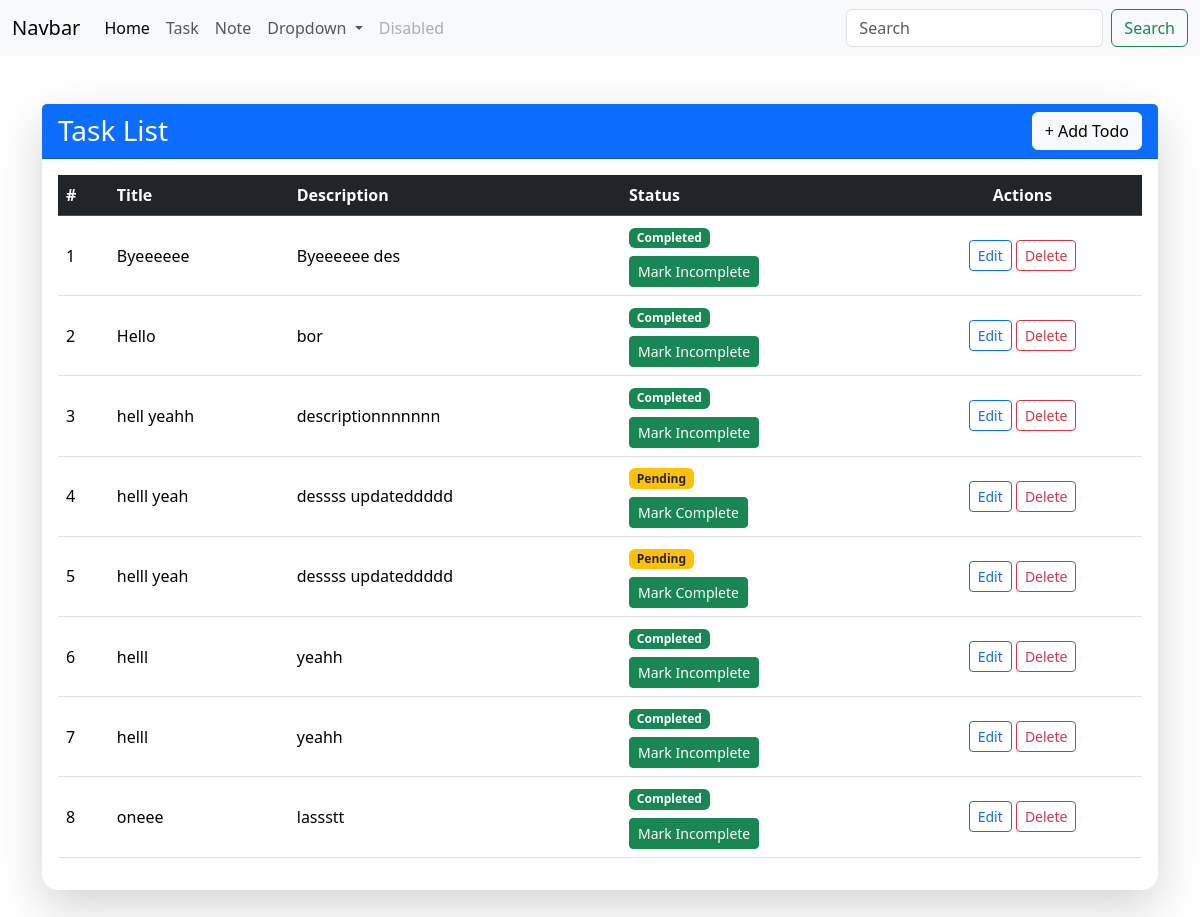
Page /task/ on the earlier database version.
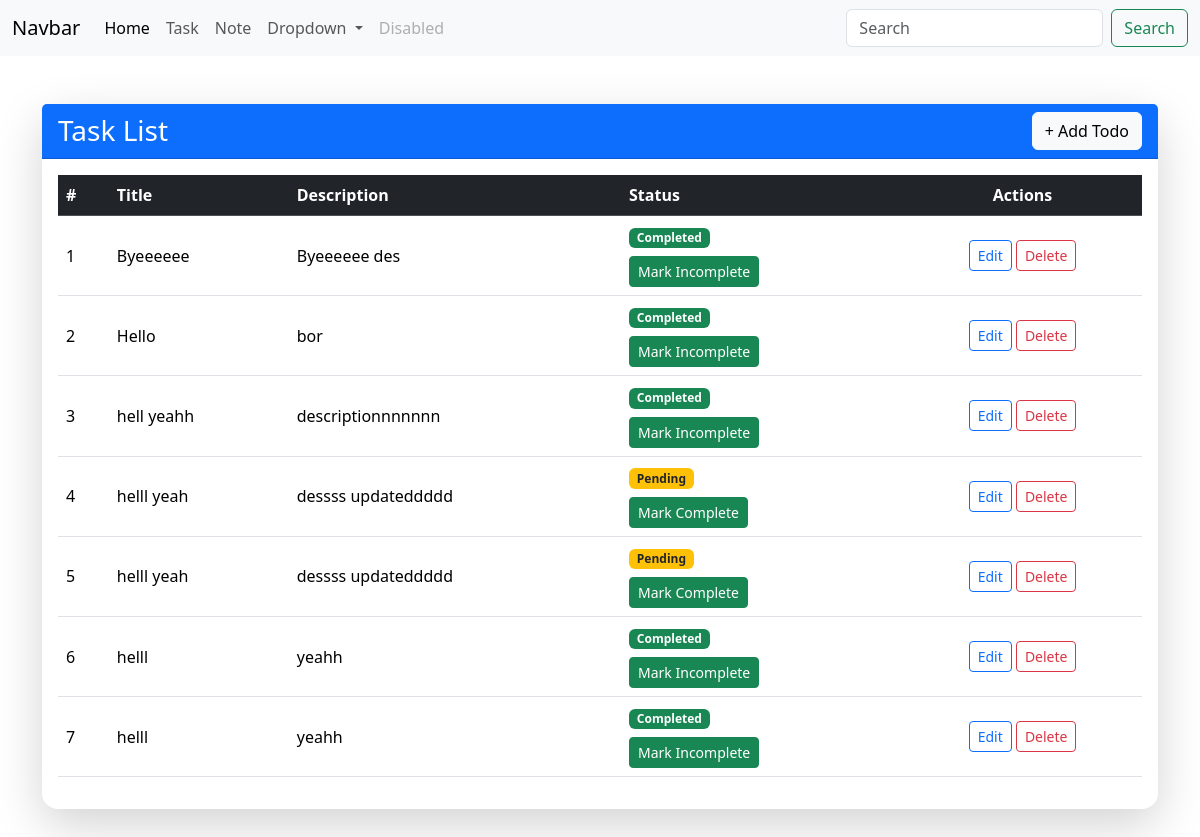
Same page on the later database version.
### app1/models.py (models this page shows, shortened)
class TodoList(models.Model):
    title = models.CharField(max_length=100)
    description = models.TextField()
    status = models.BooleanField(default=False, blank=True)

### app1/views.py (the view)
# urls.py: path("task/", views.task, name="task"),
def task(request):
    tasks = TodoList.objects.all()
    context = {"tasks": tasks}
    return render(request, "task.html", context)

### Templates/task.html (shortened to what this page needs)
{% extends "base.html" %}
{% load static %}
{% block body %}
<div class="container py-5">
    <div class="card shadow-lg border-0 rounded-4">
        <div class="card-header bg-primary text-white d-flex justify-content-between align-items-center">
            <h3 class="mb-0">Task List</h3>
            <a href="{% url 'create' %}" class="btn btn-light">
                + Add Todo
            </a>
        </div>
        <div class="card-body">
            <div class="table-responsive">
                <table class="table table-hover align-middle">
                    <thead class="table-dark">
                        <tr>
                            <th>#</th>
                            <th>Title</th>
                            <th>Description</th>
                            <th>Status</th>
                            <th class="text-center">Actions</th>
                        </tr>
                    </thead>
                    <tbody>
                        {% for task in tasks %}
                        <tr>
                            <td>{{ forloop.counter }}</td>
                            <td>{{ task.title }}</td>
                            <td>{{ task.description }}</td>
                            <td>
                                {% if task.status %}
                                    <span class="badge bg-success">Completed</span>
                                {% else %}
                                    <span class="badge bg-warning text-dark">Pending</span>
                                {% endif %}
                                <form method="POST"
                                      action="{% url 'toggle' task.id %}"
                                      class="mt-2">
                                    <button type="submit" class="btn btn-sm btn-success">
                                        {% if task.status %}
                                            Mark Incomplete
                                        {% else %}
                                            Mark Complete
                                        {% endif %}
                                    </button>
                                </form>
                            </td>
                            <td class="text-center">
                                <a href="{% url 'edit' task.id %}"
                                   class="btn btn-outline-primary btn-sm">
                                    Edit
                                </a>
                                <a href="{% url 'delete' task.id %}"
                                   class="btn btn-outline-danger btn-sm">
                                    Delete
                                </a>
                            </td>
                        </tr>
                        {% endfor %}
                    </tbody>
                </table>
            </div>
        </div>
    </div>
</div>
{% endblock body %}

Differences in the rows shown:
removed TodoList: title "oneee", description "lassstt", status "Completed"
